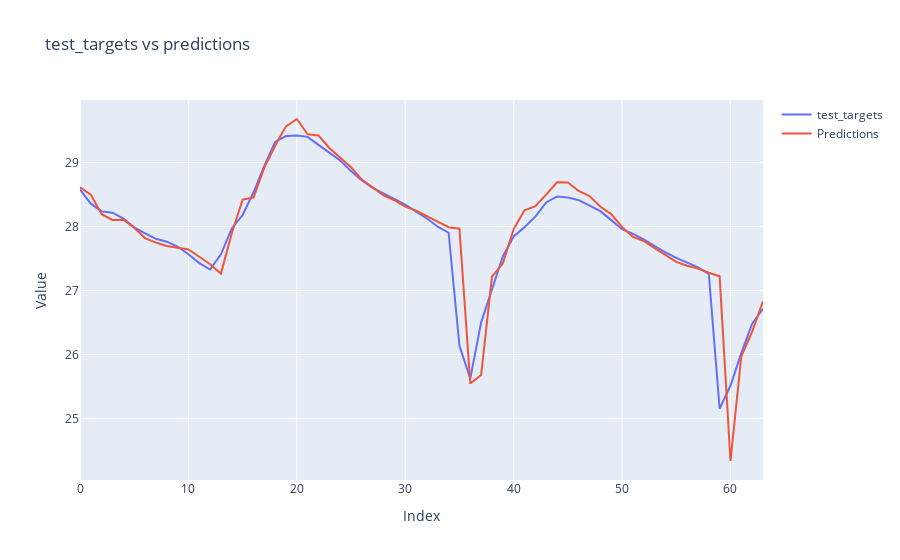

Notebook source saved alongside this figure:
### Code cell
import plotly.graph_objects as go

def plt_pred(test_targets, predictions):
    fig = go.Figure()
    fig.add_trace(go.Scatter(y=test_targets, mode='lines', name='test_targets'))
    fig.add_trace(go.Scatter(y=predictions, mode='lines', name='Predictions'))
    fig.update_layout(title='test_targets vs predictions', xaxis_title='Index', yaxis_title='Value')
    fig.show()

plt_pred(inversed_targets.reshape(-1).tolist(), inversed_predictions.reshape(-1).tolist())

### Figure 1 — Plotly figure (JSON) as saved in the notebook; plotly's stock layout.template omitted (floating-point values rounded to 4 significant figures)
{"data": [{"mode": "lines", "name": "test_targets", "type": "scatter", "y": [28.58, 28.36, 28.24, 28.22, 28.13, 27.99, 27.89, 27.81, 27.76, 27.69, 27.57, 27.43, 27.33, 27.57, 27.97, 28.18, 28.53, 28.95, 29.32, 29.41, 29.42, 29.4, 29.28, 29.16, 29.03, 28.87, 28.72, 28.6, 28.52, 28.42, 28.34, 28.23, 28.13, 28.0, 27.9, 26.13, 25.62, 26.5, 27.02, 27.53, 27.84, 27.99, 28.15, 28.38, 28.47, 28.45, 28.41, 28.33, 28.24, 28.1, 27.96, 27.88, 27.8, 27.7, 27.59, 27.51, 27.44, 27.36, 27.26, 25.15, 25.51, 26.02, 26.48, 26.71]}, {"mode": "lines", "name": "Predictions", "type": "scatter", "y": [28.61, 28.5, 28.19, 28.1, 28.11, 27.98, 27.82, 27.75, 27.7, 27.67, 27.64, 27.53, 27.41, 27.26, 27.9, 28.42, 28.45, 28.92, 29.26, 29.57, 29.68, 29.44, 29.42, 29.23, 29.07, 28.93, 28.73, 28.6, 28.49, 28.41, 28.31, 28.25, 28.16, 28.08, 27.99, 27.97, 25.54, 25.68, 27.22, 27.42, 27.96, 28.26, 28.32, 28.5, 28.69, 28.69, 28.56, 28.48, 28.31, 28.19, 27.99, 27.84, 27.77, 27.66, 27.55, 27.45, 27.39, 27.34, 27.28, 27.22, 24.33, 25.97, 26.35, 26.83]}], "layout": {"title": {"text": "test_targets vs predictions"}, "xaxis": {"title": {"text": "Index"}}, "yaxis": {"title": {"text": "Value"}}}}
